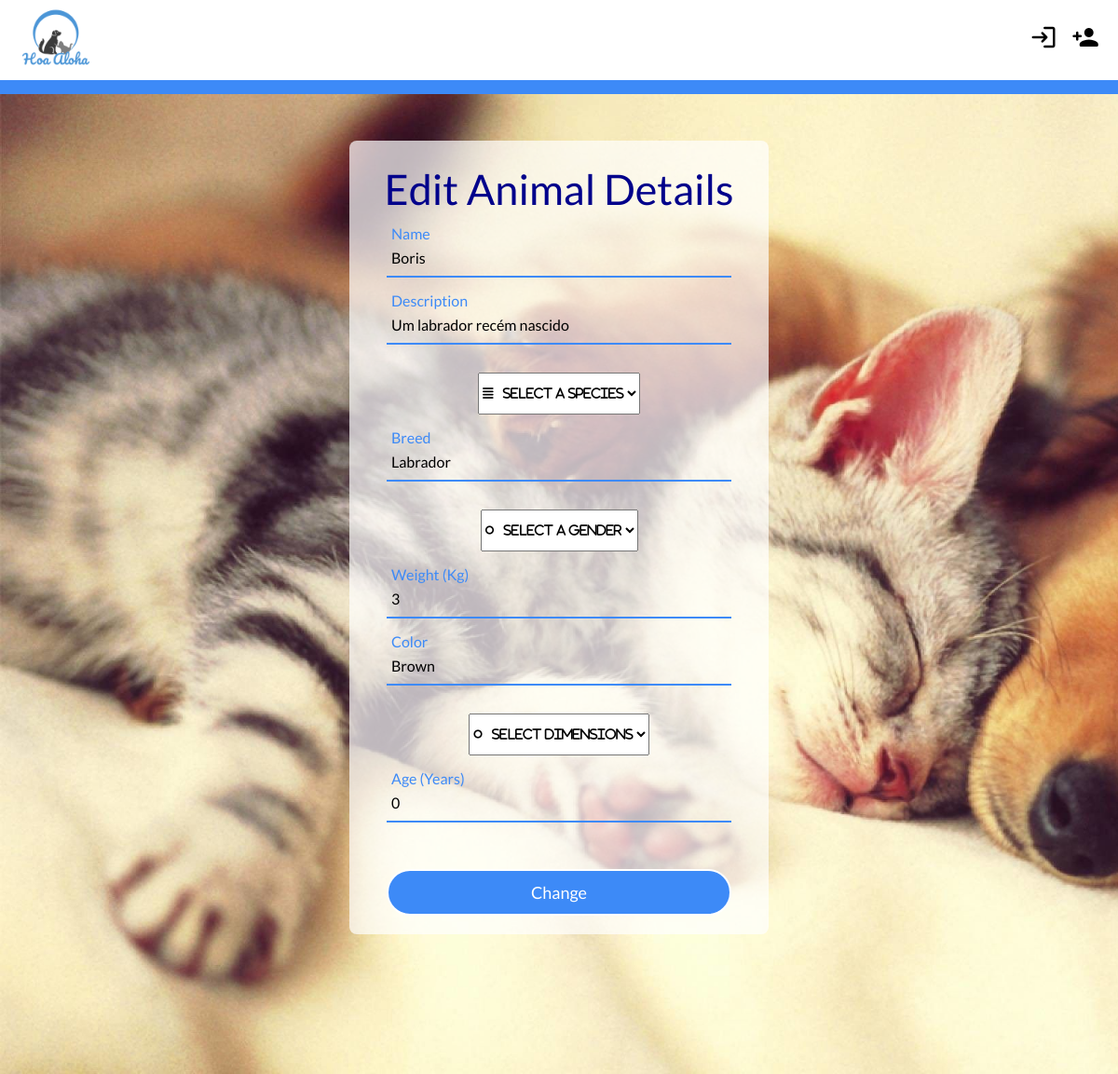
The app's page /pages/edit_animal.php?animalId=4, older data.
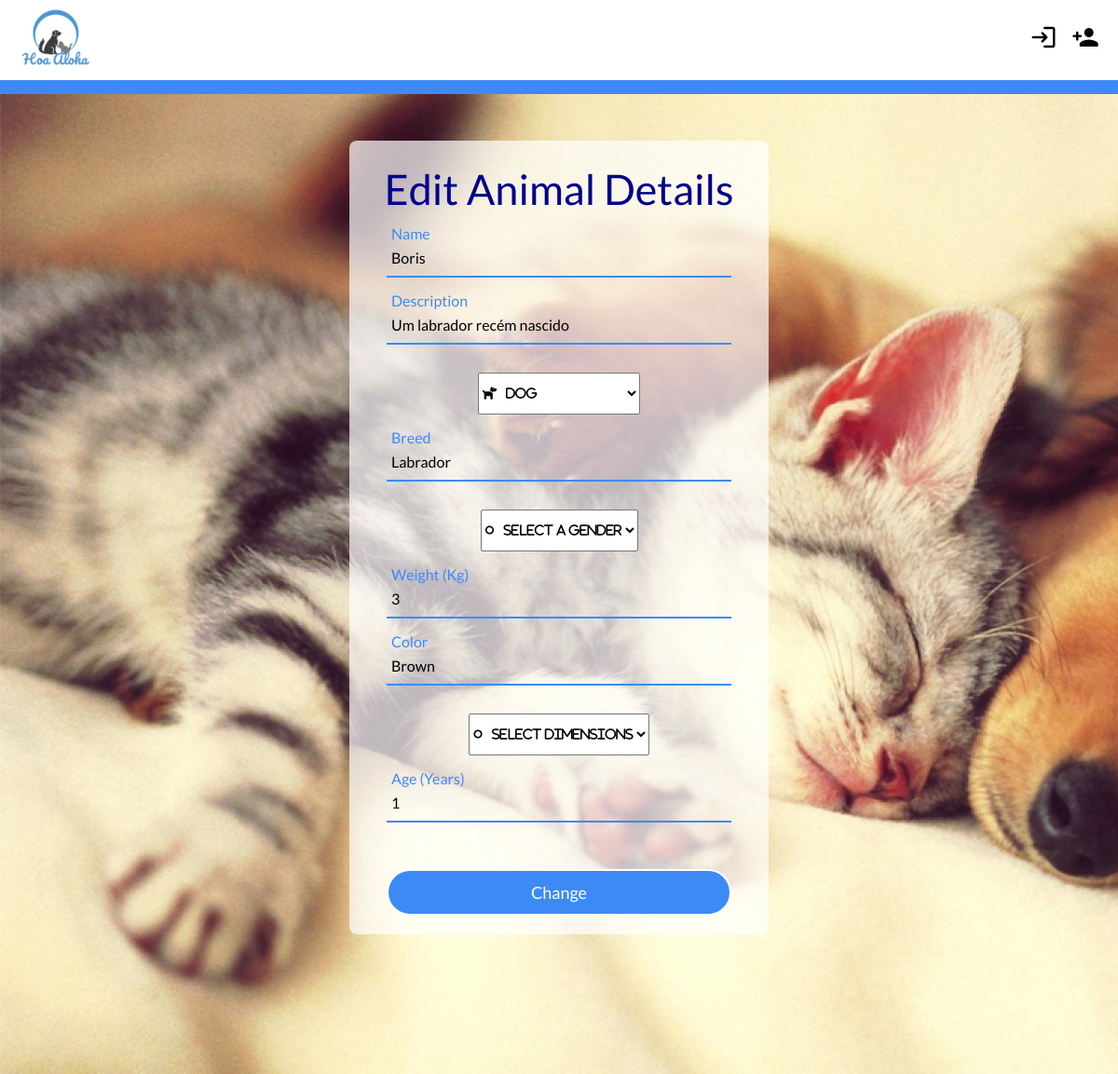
The same page, newer data.
### tables this page shows
CREATE TABLE PetPhotos(
	idPet         	INTEGER REFERENCES Pets(id) ON DELETE CASCADE,
	idPhoto        	INTEGER REFERENCES Photos(id) ON DELETE CASCADE,
	PRIMARY KEY 	(idPet,idPhoto)
);

CREATE TABLE Pets(
	id          INTEGER PRIMARY KEY AUTOINCREMENT,
	name        VARCHAR(255) NOT NULL,
	species   	VARCHAR(255) NOT NULL,
	breed       VARCHAR(255) NOT NULL,
	weight      FLOAT,
	color 	    VARCHAR(255) NOT NULL,
	dimension   VARCHAR(255) NOT NULL,
	gender		VARCHAR(255) NOT NULL,
	age			INTEGER NOT NULL
);

CREATE TABLE Topics(
	id 				INTEGER PRIMARY KEY,
    idUserEntity    INTEGER NOT NULL REFERENCES UserEntities(id) ON DELETE CASCADE,
    idPet           INTEGER NOT NULL UNIQUE REFERENCES Pets(id) ON DELETE CASCADE,
	description     VARCHAR(255) NOT NULL,
	data            DATATIME NOT NULL
);

### pages/edit_animal.php (called while the page is built)
<?php
  include_once('../templates/tpl_common.php');
  include_once('../templates/tpl_edit_animal.php');
  include_once("../database/db_animal.php");
  include_once("../database/db_topic.php");
  $animalId = $_GET['animalId'];
  $animal = getAnimal($animalId)[0];
  $topic = topicFromAnimalId($animalId);
  draw_header();
  draw_edit_animal($animal,$topic);
  draw_footer();
  ?>

### database/db_animal.php (called while the page is built, shortened)
<?php
  function getAnimal($id) {
    $db = Database::instance()->db();
    $stmt = $db->prepare('SELECT * FROM Pets INNER JOIN PetPhotos ON Pets.id = PetPhotos.idPet WHERE id = ?');
    $stmt->execute(array($id));
    return $stmt->fetchAll();
  }
?>

### database/db_topic.php (called while the page is built, shortened)
<?php
  function topicFromAnimalId($animalId){
    $db = Database::instance()->db();
    $stmt = $db->prepare('SELECT * FROM Topics WHERE idPet = ?');
    $stmt->execute(array($animalId));
    return $stmt->fetch();
  }
?>

### templates/tpl_edit_animal.php (the view, shortened to what this page needs)
<?php function draw_edit_animal($animal,$topic){
    ?>
    <section id="signup-animal">
    <div class="register-content">
      <h1>Edit Animal Details</h1>
      <form method="post" action="../actions/action_edit_animal.php">
        <div class="txt_field">
          <input type="text" name="name" value="<?=$animal['name']?>" required>
          <label>Name</label>
        </div>
        <div class="txt_field">
          <input type="text" name="description" value="<?=$topic['description']?>" required>
          <label>Description</label>
        </div>
        <select name='species'>
            <option value=''>&#xf039; &nbsp; Select a Species</option>
            <option value='Dog' <?php if($animal['species'] == "dog") {echo " selected";}?>>&#xf6d3; &nbsp; Dog</option>
        </select>
        <div class="txt_field">
          <input type="text" name="breed" value="<?=ucfirst($animal['breed'])?>" required>
          <label>Breed</label>
        </div>
        <select name='gender'>
            <option value=''>&#xf22d; &nbsp; Select a Gender</option>
        </select>
        <div class="details">
          <div class="txt_field">
            <input type="number" step="0.01" name="weight" value="<?=$animal['weight']?>" required>
            <label>Weight (Kg)</label>
          </div>
          <div class="txt_field">
            <input type="text" name="color" value="<?=ucfirst($animal['color'])?>" required>
            <label>Color</label>
            </div>
            <select name='dimensions'>
                <option value=''>&#xf22d; &nbsp; Select Dimensions</option>
            </select>
            <div class="txt_field">
            <input type="number" step="0.1" name="age" value="<?=$animal['age']?>" required>
            <label>Age (Years)</label>
          </div>
        </div>
        <button type="submit">Change</button>
      </form>
    </div>
  </section>
<?php } ?>

### templates/tpl_common.php (shortened to what this page needs)
<?php
include_once('../templates/tpl_auth.php');
function draw_header($draw_login = true) {
 ?>
  <!DOCTYPE html>
  <html lang="en">
    <head>
        <link rel="stylesheet" href="../css/style.css">
        <link rel="stylesheet" href="https://cdnjs.cloudflare.com/ajax/libs/font-awesome/4.7.0/css/font-awesome.min.css">
    </head>
    <body>
        <header>
            <a href="main.php">
                <img class="logo" src="../assets/logo.png" width="80" height="80">
            </a>
            <ul class="authentication">
                <?php if ($draw_login){
                    if (isset($_SESSION['username']) && !empty($_SESSION['username'])) draw_logout($_SESSION['username']);
                    else draw_login_button();
                }?>
            </ul>
        </header>
<?php } ?>
<?php function draw_footer() {
  ?>
  </body>
</html>
<?php } ?>

### templates/tpl_auth.php (shortened to what this page needs)
<?php function draw_login_button() {
  ?>
  <li><a href="#" id="loginButton" class="button"><span class="material-icons-round">login</span></a></li>
  <li><a href="../pages/register.php"><span class="material-icons-round">person_add</span></a></li>
<?php } ?>

### css/style.css (style rules this page uses)
* { box-sizing: border-box; margin: 0; padding: 0; list-style: none; text-decoration: none; font-family: Lato; }
:root { font-size: 26px; --login-blue: #3d8af7; --login-blue-a: rgba(61, 138, 247, 0.8); --login-blue-soft: rgb(90, 159, 255); --info-field-text: #384dc3; }
body { color: black; background-color: white; margin: 0 auto; padding: 0; }
header { display: flex; justify-content: space-between; align-items: center; padding: 0px 20px; z-index: 999; }
.logo { cursor: pointer; }
.authentication li { display: inline-block; }
.authentication li:first-child { padding-right: 5px; }
.authentication li:last-child { padding-left: 5px; }
.authentication .material-icons-round { font-size: 150%; }
.authentication li a { font-size: 20px; transition: all 0.3s ease 0s; color: black; }
.login-content form, .register-content form { padding: 0 40px; box-sizing: border-box; }
form .txt_field { position: relative; border-bottom: 2px solid #adadad; margin: 30px 0; }
.txt_field input { width: 100%; padding: 0 5px; height: 40px; font-size: 16px; border: none; background: none; outline: none; }
.txt_field label { position: absolute; top: 30%; left: 5px; color: #adadad; font-size: 16px; pointer-events: none; transition: 0.5s; }
.register-content { padding-top: 10px; padding-bottom: 20px; margin: auto; margin-top: 50px; width: 450px; margin-bottom: 150px; background-color: rgba(255,255,255,0.7); border-radius: 8px; text-align: center; overflow: hidden; }
.register-content > form > button { width: 100%; height: 50px; border: 2px solid; background: var(--login-blue); border-radius: 25px; font-size: 18px; color: white; cursor: pointer; outline: none; transition: ease-out 0.5s; margin-top: 20px; }
#signup-animal { border-top-style: solid; border-width: 15px; border-color: var(--login-blue); width: 100%; height: 100%; overflow: hidden; background-image: url(../assets/add_animal_bg.jpg); background-size: cover; }
#signup-animal .register-content h1 { font-size: 45px; text-align: center; font-weight: normal; padding-top: 20px; color: darkblue; line-height: 100%; margin-bottom: 1%; }
#signup-animal .txt_field input:focus ~ label, #signup-animal .txt_field input:valid ~ label { top: -15px; color: var(--login-blue) }
select { font-family: 'FontAwesome', 'Arial'; height: 45px; }

Row changes from the older to the newer data that the page shows:
changed through a linked row, petphotos "Boris": age "0" → "1"
now on this page (row edited): pets: species " Dog"
Text that changed along with them:
form field species: " Select a Species" → (not shown)
